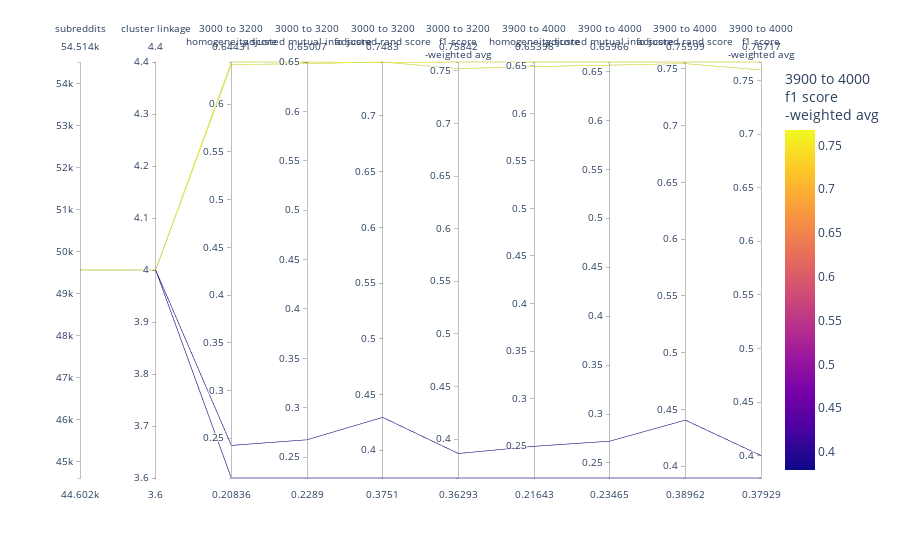

The cell this chart's notebook holds for it:
### Code cell
l_cols_plot_raw_ = l_parallel_params + l_parallel_metrics_3k + l_parallel_metrics_4k
l_cols_plot_clean_ = [rename_col_for_display(c) for c in l_cols_plot_raw_]
df_plot_ = (
    df_mlf_clustering_candidates
    [df_mlf_clustering_candidates['metrics.filtered_embeddings-n_rows'] >= 49500]
    [l_cols_plot_raw_]
    .rename(columns={c: rename_col_for_display(c) for c in l_cols_plot_raw_})
    .reset_index(drop=True)
)
print(df_plot_.shape)
# remap cluster linkage so it shows up in plot
col_linkage_clean = ['cluster linkage']
df_plot_[col_linkage_clean] = df_plot_[col_linkage_clean].replace(d_linkage_to_num)
print(f"Linkage names:\n {d_num_to_linkage}")


fig = px.parallel_coordinates(
    df_plot_,
    color=l_cols_plot_clean_[-1],
    # dimensions=l_cols_plot_clean_,
    # labels={},
    # color_continuous_scale=px.colors.diverging.Tealrose,
    # color_continuous_midpoint=2
)
fig.show()

### Figure 1 — Plotly figure (JSON) as saved in the notebook; plotly's stock layout.template omitted (floating-point values rounded to 4 significant figures)
{"data": [{"dimensions": [{"label": "subreddits", "values": [49558, 49558, 49558, 49558]}, {"label": "cluster linkage", "values": [4, 4, 4, 4]}, {"label": "3000 to 3200<br>homogeneity score<br>", "values": [0.2084, 0.6443, 0.2425, 0.6416]}, {"label": "3000 to 3200<br>adjusted mutual info score<br>", "values": [0.2289, 0.6501, 0.2676, 0.6485]}, {"label": "3000 to 3200<br>adjusted rand score<br>", "values": [0.3751, 0.7478, 0.4295, 0.7483]}, {"label": "3000 to 3200<br>f1 score<br>-weighted avg<br>", "values": [0.3629, 0.7584, 0.3862, 0.7521]}, {"label": "3900 to 4000<br>homogeneity score<br>", "values": [0.2164, 0.654, 0.2498, 0.6492]}, {"label": "3900 to 4000<br>adjusted mutual info score<br>", "values": [0.2346, 0.6597, 0.2722, 0.6564]}, {"label": "3900 to 4000<br>adjusted rand score<br>", "values": [0.3896, 0.756, 0.4406, 0.7546]}, {"label": "3900 to 4000<br>f1 score<br>-weighted avg<br>", "values": [0.3793, 0.7672, 0.4002, 0.7597]}], "domain": {"x": [0, 1], "y": [0, 1]}, "line": {"color": [0.3793, 0.7672, 0.4002, 0.7597], "coloraxis": "coloraxis"}, "name": "", "type": "parcoords"}], "layout": {"autosize": true, "coloraxis": {"colorbar": {"title": {"text": "3900 to 4000<br>f1 score<br>-weighted avg<br>"}}, "colorscale": [[0, "#0d0887"], [0.1111, "#46039f"], [0.2222, "#7201a8"], [0.3333, "#9c179e"], [0.4444, "#bd3786"], [0.5556, "#d8576b"], [0.6667, "#ed7953"], [0.7778, "#fb9f3a"], [0.8889, "#fdca26"], [1, "#f0f921"]]}, "legend": {"tracegroupgap": 0}, "margin": {"t": 60}}}
